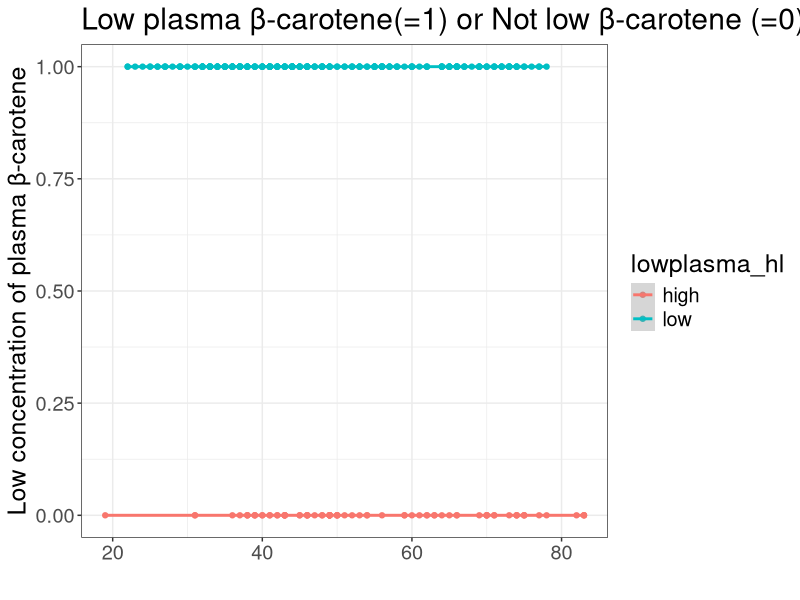

The R script that drew this image:
## ---- chunk 1
library(tidyverse); theme_set(theme_bw() + theme(text = element_text(size = 18)))
getwd()  # Check current working directory
list.files("Data")  # Check if 'carotene.xlsx' is inside the "Data" folder
install.packages("readxl")  # Only run once if not installed
library(readxl)
library(dplyr)  # Load dplyr for select()
# Lecture 3 - Elasticity - multiple linear regression

library(car)
library(rstatix)
library(GGally)
df <- read_excel("Data/carotene.xlsx")
head(df)
## ---- chunk 2
plasmab_molar_mass <- 40*12.010788+56*1.0079477
alpha <- 0.42*plasmab_molar_mass
# 225.4882
summary(df)
# 3rd Qu.: 230.0  
## ---- chunk 3
#?ifelse
#plasmab$lowplasma_01 <- ifelse(plasmab$betaplasma < alpha, 1, 0)
glimpse(df)

df |> mutate(
lowplasma_01 = as.numeric(betaplasma < alpha),
lowplasma_hl = factor(lowplasma_01,
levels = c(0, 1),
labels = c("high", "low"))) -> df
## ---- chunk 4
ggplot(df, aes(age, lowplasma_01, color = lowplasma_hl)) +
  geom_point() +
  geom_smooth() +
  xlab("") +
  ylab("Low concentration of plasma β-carotene") +
  labs(title = "Low plasma β-carotene(=1) or Not low β-carotene (=0) vs x") 
## ---- chunk 5
lowplasma <- as.data.frame(
  count(df, lowplasma_01))
lowplasma$percentage <- round(lowplasma$n*100/sum(lowplasma$n),1)
lowplasma
## ---- chunk 6
plasma_vituse <- df |> count(vituse, lowplasma_hl) |>
pivot_wider(id_cols = vituse,
names_from = lowplasma_hl,
values_from = n)
plasma_vituse
## ---- chunk 7
plasma_vituse
# Prob. for having low plasma B
# Correspnding odds
# odds = Pr(success) / Pr(failure)
plasma_vituse <- plasma_vituse |>
  mutate(
    prob_low = low*100/(low + high),
    odds = prob_low / (100-prob_low)
  )
plasma_vituse
## ---- chunk 8
mutate(df,
       vituse = factor(vituse,
                         levels = c(1, 2, 3),
                         labels = c("often", "notoften", "no"))) -> df
# odd ratios = OR = oddsj/ odd ref
plasma_vituse <- plasma_vituse |>
  mutate(
   OR = odds / plasma_vituse$odds[1]
  )
plasma_vituse



## ---- chunk 9
vituse_glm <- glm(lowplasma_01 ~ vituse, family = "binomial", data = df)
vituse_glm
vituse_sum <- summary(vituse_glm)
vituse_sum
vituse_sum$coefficients
bhat <- vituse_glm$coefficients
ci.beta <- confint(vituse_glm)
or = exp(bhat)
ci.or <- exp(ci.beta)
cbind('beta'=bhat,ci.beta, `exp(beta)` = or, ci.or) |> round(digits = 2)
## ---- chunk 10
vituse_pred <- df %>%
  select(vituse, betaplasma, lowplasma_01, lowplasma_hl)
vituse_pred

vituse_pred |> mutate(phat = predict(vituse_glm, type = "response")) -> vituse_pred
vituse_glm$coefficients[1]
odds_0 = exp(vituse_glm$coefficients[1])
odds_1 = exp(vituse_glm$coefficients[1] + vituse_glm$coefficients[2])
odds_2 = exp(vituse_glm$coefficients[1] + vituse_glm$coefficients[3])


p_1 = exp(vituse_glm$coefficients[1]) / (1 + exp(vituse_glm$coefficients[1]))
p_1

p_2 = exp(vituse_glm$coefficients[1] + vituse_glm$coefficients[2]) / (1 + exp(vituse_glm$coefficients[1] + vituse_glm$coefficients[2]))
p_2

p_3 = exp(vituse_glm$coefficients[1] + vituse_glm$coefficients[3]) / (1 + exp(vituse_glm$coefficients[1] + vituse_glm$coefficients[3]))
p_3


cbind("vituse"=c(1,2,3),"odds" = c(odds_0, odds_1, odds_2), "prob_low" = c(p_1,p_2,p_3))

vituse_pred <- data.frame(vituse = c("often", "notoften", "no"))
vituse_pred
lambda <- qnorm(1 - 0.05/2)
vituse_pred <- cbind(vituse_pred,
      logit = predict(vituse_glm, vituse_pred, se.fit = TRUE))
glimpse(vituse_pred)

vituse_pred |> mutate(
  logit.lwr = logit.fit - lambda*logit.se.fit,
  logit.upr = logit.fit + lambda*logit.se.fit) -> vituse_pred
glimpse(vituse_pred)
vituse_pred |> mutate(
  "odds" = c(odds_0, odds_1, odds_2),
  odds.lwr = exp(logit.lwr),
  odds.upr = exp(logit.upr),
  "prob_low" = c(p_1,p_2,p_3)) -> vituse_pred

vituse_pred |> mutate(
  p.lwr = odds.lwr/(1 + odds.lwr),
  p.upr = odds.upr/(1 + odds.upr)) -> vituse_pred
glimpse(vituse_pred)


# Try more effective code
vituse_pred <- predict(vituse_glm, vituse_pred, se.fit = TRUE)
vituse_pred
vituse_x0 <- data.frame(vituse = c("often", "notoften", "no"))

vituse_x0 |> mutate(
  logit = vituse_pred$fit,
  logit.lwr = vituse_pred$fit - lambda*vituse_pred$se.fit,
  logit.upr = vituse_pred$fit + lambda*vituse_pred$se.fit,
  
  "odds" = exp(vituse_pred$fit),
  odds.lwr = exp(logit.lwr),
  odds.upr = exp(logit.upr),
  
  "prob_low" = exp(vituse_pred$fit)/ (1+exp(vituse_pred$fit)),
  p.lwr = odds.lwr/(1 + odds.lwr),
  p.upr = odds.upr/(1 + odds.upr)) -> vituse_x0

vituse_x0
## ---- chunk 11
D_diff <- vituse_sum$null.deviance - vituse_sum$deviance
df_diff <- vituse_sum$df.null - vituse_sum$df.residual
chi2_alpha <- qchisq(p = 1 - 0.05, df = df_diff)
Pvalue <- pchisq(q = D_diff, df = df_diff, lower.tail = FALSE)

cbind(D_diff, df_diff, chi2_alpha, Pvalue)
